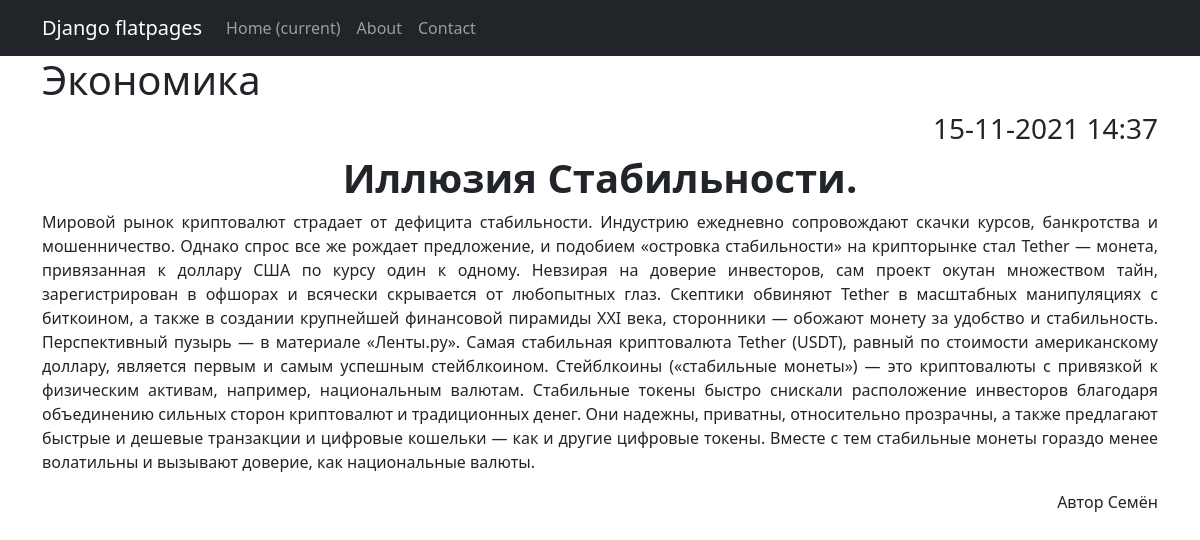
/news/5, run on the app's committed database.
### news/models.py (models this page shows, shortened)
class New(models.Model):
    name = models.CharField(max_length=64, unique=True)
    description = models.TextField()
    date_pub = models.DateTimeField(auto_now_add=True)
    author = models.CharField(max_length=64, unique=True, default = "Default value")
    category = models.ForeignKey(to='Category',on_delete=models.CASCADE,related_name='news')

class Category(models.Model):
    name = models.CharField(max_length=100, unique=True)  # названия категорий тоже не должны повторяться

### news/views.py (the view)
# urls.py: path('<int:pk>', NewDetailView.as_view(), name='new_detail'),  # pk — это первичный ключ товара, который будет выводиться у нас в шаблон
class NewDetailView(DetailView):
    template_name = 'new_detail.html'  # название шаблона будет product.html
    queryset = New.objects.all()

### templates/new_detail.html (shortened to what this page needs)
{% extends 'flatpages/default.html' %}
{% block content %}
<h1 style="text-align: left;">{{ new.category.name|title}}</h1>
<h3 style="text-align: right;">{{ new.date_pub|date:"d-m-Y H:i" }}</h3>
<h1 style="text-align: center;"><strong>{{ new.name|title }}</strong></h1>
<p style="text-align: justify;">{{ new.description }} </p>
<p style="text-align: right;"><th> Автор </th>{{ new.author }}</p>
{% endblock content %}

### data on the page
New: category.name "Экономика", date_pub "15-11-2021 14:37", name "Иллюзия Стабильности.", description "Мировой рынок криптовалют страдает от дефицита стабильности. Индустрию ежедневно сопровождают скачки курсов, банкротства и мошенничество. Однако спрос все же рождает предложение, и подобием «островка стабильности» на крипторынке стал Tether — монета, привязанная к доллару США по курсу один к одному. Невзирая на доверие инвесторов, сам проект окутан множеством тайн, зарегистрирован в офшорах и всячески скрывается от любопытных глаз. Скептики обвиняют Tether в масштабных манипуляциях с биткоином, а также в создании крупнейшей финансовой пирамиды XXI века, сторонники — обожают монету за удобство и стабильность. Перспективный пузырь — в материале «Ленты.ру». Самая стабильная криптовалюта Tether…", author "Семён"
